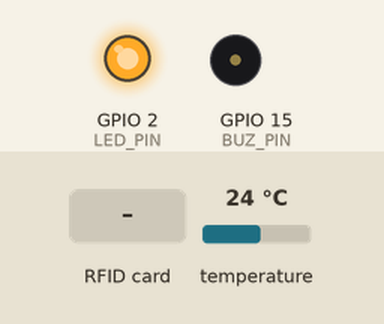
The sketch below on a simulated ESP8266 (NodeMCU). Shown: output pins drawn as LEDs (lit = HIGH), buzzer (waves = sounding, pin HIGH). Wiring (inferred from the names in the program): DS3231 clock at I2C address 0x68. The inputs (shaded band) are chosen by the test bench; at power-on: temperature 24 °C. WiFi joins after 1.5 s; servers stay silent unless stated; network time is answered at once with the bench clock; the local clock reads 2024-03-15 10:24:30 at power-on unless the sketch sets it; what the sketch prints to the serial monitor is not drawn.

Above: at 0.1 s.
At 4.5 s:
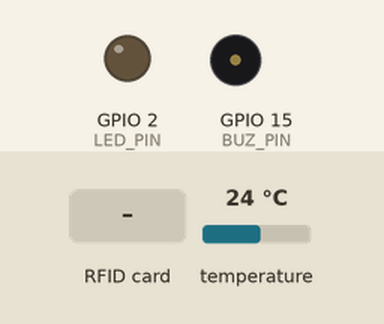
4.6 s: RFID card 5E 7A 19 C4 held to the reader
At 4.75 s:
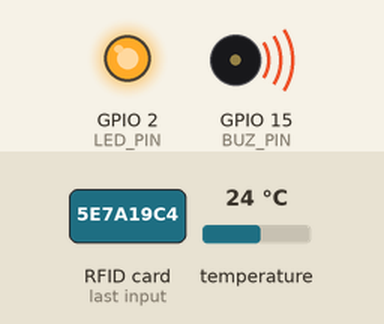
Timing chart, 0 to 7.6 s (numbered marks = the images above; inputs shaded):
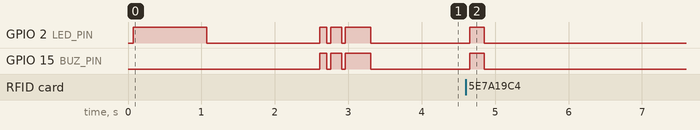

Measured:
- after the input at 4.6 s, GPIO 2 (LED_PIN), GPIO 15 (BUZ_PIN): LOW → HIGH after 0.05 s, → LOW 0.20 s later

The sketch:

kp_new.ino
```cpp
//RC522
#include <SPI.h>
#include <Wire.h>
#include <MFRC522.h>
//NTP & RTC
// #include <RTClib.h>
#include <ESP8266WiFi.h>
#include <WiFiUdp.h>
#include <NTPClient.h>

// #define DEBUG
#define DS3231_ADDRESS 0x68
#define SECONDS_PER_DAY 86400L

//240 - start, 245 - finish, 248 - check, 249 - clear
#define STATION_NUMBER 34
#define REBOOT_TIME 5000

typedef struct {
    uint8_t second;
    uint8_t minute;
    uint8_t hour;
    uint8_t day;
    uint8_t month;
    uint16_t year;
} DateTime;

const uint8_t daysInMonth[] = {31, 28, 31, 30, 31, 30, 31, 31, 30, 31, 30, 31};

DateTime datetime;
WiFiUDP ntpUDP;
NTPClient timeClient(ntpUDP, "ru.pool.ntp.org", 10800, 60000);

#define RC_CS_PIN 0
#define RC_RST_PIN 3
#define SDA_PIN 5
#define SCL_PIN 4
#define LED_PIN 2
#define BUZ_PIN 15
MFRC522 mfrc522(RC_CS_PIN, RC_RST_PIN);  // Create MFRC522 instance

uint8_t StationNo = STATION_NUMBER;
#define STATION_NO_INCREMENT 0

int approvedKeyIndex = 0;
#define amountOfKeys 9
byte keysArr[amountOfKeys][MFRC522::MF_KEY_SIZE] = {
  {0xFF, 0xFF, 0xFF, 0xFF, 0xFF, 0xFF},
  {0x65, 0xB7, 0x2E, 0x22, 0x4D, 0xBC},
  {0x00, 0x00, 0x00, 0x00, 0x00, 0x00},
  {0xa0, 0xa1, 0xa2, 0xa3, 0xa4, 0xa5}, // A0 A1 A2 A3 A4 A5
  {0xb0, 0xb1, 0xb2, 0xb3, 0xb4, 0xb5}, // B0 B1 B2 B3 B4 B5
  {0x4d, 0x3a, 0x99, 0xc3, 0x51, 0xdd}, // 4D 3A 99 C3 51 DD
  {0x1a, 0x98, 0x2c, 0x7e, 0x45, 0x9a}, // 1A 98 2C 7E 45 9A
  {0xd3, 0xf7, 0xd3, 0xf7, 0xd3, 0xf7}, // D3 F7 D3 F7 D3 F7
  {0xaa, 0xbb, 0xcc, 0xdd, 0xee, 0xff} // AA BB CC DD EE FF
};

void setup() {
 	Serial.begin(115200);		// Initialize serial communications with the PC
  ds3231_begin(SDA_PIN, SCL_PIN);
	delay(5);
  SPI.begin();		    // Init SPI bus
  mfrc522.PCD_Init();	// Init MFRC522 card
  delay(5);
  mfrc522.PCD_SetAntennaGain(mfrc522.RxGain_33dB); // было так в кп
  // mfrc522.PCD_SetAntennaGain(mfrc522.RxGain_23dB_2);
  mfrc522.PCD_AntennaOff();
  delay(5);
  mfrc522.PCD_AntennaOn();
  delay(5);
	mfrc522.PCD_DumpVersionToSerial();	// Show details of PCD - MFRC522 Card Reader details
	Serial.println(F("Scan PICC to see UID, SAK, type, and data blocks..."));

  Serial.println("\nScript for KP STATION ONLY!");
  pinMode(LED_PIN, OUTPUT);
  pinMode(BUZ_PIN, OUTPUT);
  digitalWrite(LED_PIN, HIGH);
  delay(1000);
  digitalWrite(LED_PIN, LOW);

    // Connect to WiFi
  char ssid[] = "wireless network"; // Replace with your WiFi SSID
  char password[] = "Vonf49TJxc3XnZRM"; // Replace with your WiFi password
  WiFi.begin(ssid, password);
  int tryes = 0;
  while (WiFi.status() != WL_CONNECTED && tryes < 30)
  {
    delay(500);
    Serial.print(".");
    tryes += 1;
  }
  if (WiFi.status() == WL_CONNECTED){
    Serial.println("Connected to WiFi");
    timeClient.begin();  // Start NTP client
    updateRTC(&timeClient, &datetime);
    Serial.println("RTC updated");
    //Stop All Connections
    timeClient.end();
  }
  else{
    Serial.println("No WIFI connection");
    signalyzeWifiError();
  }
  WiFi.disconnect();
  Serial.println("Stop connections");

  byte v = mfrc522.PCD_ReadRegister(mfrc522.VersionReg); //read register "VersionReg"
  if ((v == 0x00) || (v == 0xFF)){
    signalyzeError();
  } else {
    signalyzeReady();
  }
}

uint32_t  rebootTimer = millis();
uint32_t  tryTime = millis();

void loop() {
  if (millis() - rebootTimer >= REBOOT_TIME)
    rebootRFID();
  delay(20); // Упрощённо энергосбережение
  // Reset the loop if no new card present on the sensor/reader. This saves the entire process when idle.
  if ( ! mfrc522.PICC_IsNewCardPresent()){
    //Сигнализировать о том, что карта уже была считана
    return;
  }

  // Select one of the cards
  if ( ! mfrc522.PICC_ReadCardSerial())
    return;

  #ifdef DEBUG
  Serial.print(F("Card UID:"));
  dump_byte_array(mfrc522.uid.uidByte, mfrc522.uid.size);
  Serial.println();
  Serial.print(F("PICC type: "));
  MFRC522::PICC_Type piccType = mfrc522.PICC_GetType(mfrc522.uid.sak);
  Serial.println(mfrc522.PICC_GetTypeName(piccType));

  if (piccType != MFRC522::PICC_TYPE_MIFARE_1K) {
    Serial.println(F("This code only works with MIFARE 1K cards."));
    return;
  }
  #endif

  if (checkIn() == 1){
    signalyzeOK();
  }else {
    signalyzeError();
  }
  // bruteAuth(MFRC522::PICC_CMD_MF_AUTH_KEY_B, keysArr, amountOfKeys, 2);
  mfrc522.PICC_HaltA();
  mfrc522.PCD_StopCrypto1();
}

uint8_t checkIn(){
  #ifdef DEBUG
  Serial.println("Начало отметки на станции");
  #endif
  MFRC522::StatusCode status;
  byte buffer[18];
  byte size = sizeof(buffer);

  int keyNum = fastAuth(MFRC522::PICC_CMD_MF_AUTH_KEY_B, keysArr, amountOfKeys, 2, approvedKeyIndex);
  if (keyNum == -1){
    Serial.println("ошибка ключа перед записью кп");
    return -1;
  }
  approvedKeyIndex = keyNum;
  // Serial.println("Авторизовано");

  //Чтение блока 2 с данными о последней записанной станции и блоке
  status = mfrc522.MIFARE_Read(2, buffer, &size);
  if (status != MFRC522::STATUS_OK) {
    Serial.print(F("MIFARE_Read() failed: "));
    Serial.println(mfrc522.GetStatusCodeName(status));
    return -1;
  }

  // uint8_t prevStationNo = littleEndianToInt(&buffer[0], 1);
  // uint8_t addr = littleEndianToInt(&buffer[1], 1);
  uint8_t prevStationNo;
  uint8_t addr;
  memcpy(&prevStationNo, &buffer[0], 1);
  memcpy(&addr, &buffer[1], 1);
  #ifdef DEBUG
  Serial.println("Данные о записях:");
  Serial.println(prevStationNo);
  Serial.println(addr);
  #endif

  // dump_byte_array(buffer, 16);
  if (prevStationNo == StationNo){
    //signal уже записано
    Serial.println("Уже записано");
    digitalWrite(LED_PIN, HIGH);
    delay(100);
    digitalWrite(LED_PIN, LOW);
    delay(100);
    digitalWrite(LED_PIN, HIGH);
    delay(100);
    digitalWrite(LED_PIN, LOW);
    return 1;
  }

  addr = getNextAddr(addr);
  memcpy(&buffer[0], &StationNo, 1);
  ds3231_getDateTime(&datetime);
  intToLittleEndian(dateTimeToUnix(&datetime), &buffer[1], 4);
  intToLittleEndian(millis()%1000, &buffer[5], 2);
  keyNum = fastAuth(MFRC522::PICC_CMD_MF_AUTH_KEY_B, keysArr, amountOfKeys, addr, approvedKeyIndex); // getTrailerSectorAddr(addr)
  if (keyNum == -1){
    Serial.println("ошибка ключа при записи кп код -1");
    //signal ошибка ключа
    return -1;
  }
  if(!safe_write(addr, buffer, 16)){
    return -1;
  }

  //Запись в блок 2 факта отметки на текущей кп
  keyNum = fastAuth(MFRC522::PICC_CMD_MF_AUTH_KEY_B, keysArr, amountOfKeys, 2, approvedKeyIndex);
  if (keyNum == -1){
    Serial.println("ошибка ключа перед записью кп");
    return -1;
  }
  approvedKeyIndex = keyNum;
  memset(buffer, 0, 18);
  if (addr < 4) {addr = 4;}
  else if (addr > 62){return 0;}
  memcpy(&buffer[0], &StationNo, 1);
  memcpy(&buffer[1], &addr,      1);
  if(!safe_write(2, buffer, 16)){
    return -1;
  }

  //signal success check in
  Serial.println("success check in");
  StationNo += STATION_NO_INCREMENT;
  return 1;
}

uint8_t safe_write(byte block_addr, byte buffer[], byte bufferSize){
  MFRC522::StatusCode status;
  byte read_buffer[18];
  byte size = sizeof(read_buffer);
  bool FLAG = true;
  uint8_t iter = 0;
  // dump_byte_array(buffer, 16);
  do {
    FLAG = false;
    status = mfrc522.MIFARE_Write(block_addr, buffer, bufferSize);
    if (status != MFRC522::STATUS_OK ) {
      Serial.print(F("MIFARE_Write() failed: "));
      Serial.println(mfrc522.GetStatusCodeName(status));
      continue;
    }

    status = mfrc522.MIFARE_Read(block_addr, read_buffer, &size);
    if (status != MFRC522::STATUS_OK) {
      Serial.print("MIFARE_Read() failed: ");
      Serial.println(mfrc522.GetStatusCodeName(status));
      continue;
    }

    for (uint8_t i = 0; i < 16; i++){
      if (read_buffer[i] != buffer[i]){
        FLAG = true;
        continue;
      }
    }

    iter += 1;
  }while(FLAG && iter < 10);
  if (iter == 10){return false;}
  return true;
}

bool chipAuth(byte keyType, byte *key_, byte block){
  // int iters = 0;
  MFRC522::StatusCode status;
  MFRC522::MIFARE_Key key;
  for (int j=0; j<MFRC522::MF_KEY_SIZE; j++){
    key.keyByte[j] = key_[j];
  }
  #ifdef DEBUG
  Serial.println("Попытка использовать ключ:");
  // byte buffer[] = {key[0], key[1], key[2], key[3], key[4], key[5]}
  dump_byte_array(key.keyByte, 6);
  #endif
  status = mfrc522.PCD_Authenticate(keyType, block, &key, &(mfrc522.uid));

  if (status != MFRC522::STATUS_OK) {
    Serial.print(F("PCD_Authenticate() failed: "));
    Serial.print(block);
    Serial.println(mfrc522.GetStatusCodeName(status));
    return false;
  }

  // Serial.print(F("Success with key:"));
  // dump_byte_array((key).keyByte, MFRC522::MF_KEY_SIZE);
  return true;
}

int bruteAuth(byte keyType, byte keys[amountOfKeys][MFRC522::MF_KEY_SIZE], int keysAmount_, byte block){
  int iters;

  for (int i=0; i < keysAmount_; i++){

    if (chipAuth(keyType, keys[i], block)){
      return i;
    }
      // http://arduino.stackexchange.com/a/14316
    if ( ! mfrc522.PICC_IsNewCardPresent())
        break;
    if ( ! mfrc522.PICC_ReadCardSerial())
        break;
  }
  Serial.println("Ключ не найден");
  return -1;
}

int fastAuth(byte keyType, byte keys[amountOfKeys][MFRC522::MF_KEY_SIZE], int keysAmount_, byte block, int keyIndex){
  #ifdef DEBUG
  Serial.println("Использование последнего ключа");
  #endif
  if (chipAuth(keyType, keys[keyIndex], block)){
    return keyIndex;
  }else{
    Serial.println("Использование последнего ключа не удалось. Идёт подбор...");
    return bruteAuth(keyType, keys, keysAmount_, block);
  }
}

void rebootRFID(){
  #ifdef DEBUG
  Serial.println("reboot");
  #endif
  rebootTimer = millis();               // Обновляем таймер
  digitalWrite(RC_RST_PIN, HIGH);          // Сбрасываем модуль
  delayMicroseconds(2);                 // Ждем 2 мкс
  digitalWrite(RC_RST_PIN, LOW);           // Отпускаем сброс
  delay(5);
  mfrc522.PCD_Init();                      // Инициализируем заного
  delay(5);
  mfrc522.PCD_SetAntennaGain(mfrc522.RxGain_33dB);
  // mfrc522.PCD_SetAntennaGain(mfrc522.RxGain_23dB_2);
  mfrc522.PCD_AntennaOff();
  delay(5);
  mfrc522.PCD_AntennaOn();
  delay(5);
  return;
}

void intToLittleEndian(uint32_t num, byte *array, int length){ //max 4 bytes
  for (int i=0; i<length; i++){
    array[i] = (num >> (8*i)) & 0xFF;
  }
}

//Не работает
uint32_t littleEndianToInt(byte* byteArray, int size) {
    uint32_t number = 0;
    for (int i = 0; i < size; i++) {
        number |= (uint32_t)byteArray[i] << (i * 8); // Собираем число из байтов
    }
    // return number;
    return -1;
}

void dump_byte_array(byte *buffer, byte bufferSize) {
  for (byte i = 0; i < bufferSize; i++) {
    Serial.print(buffer[i] < 0x10 ? " 0" : " ");
    Serial.print(buffer[i], HEX);
  }
}

byte getNextAddr(uint8_t prevAddr){
  if ((prevAddr + 2) % 4 == 0){
    return prevAddr + 2;
  }
  return prevAddr + 1;
}

byte getTrailerSectorAddr(byte addr){
  return addr/4*4+3;
}

void signalyzeReady(){
  digitalWrite(LED_PIN, HIGH);
  digitalWrite(BUZ_PIN, HIGH);
  delay(100);
  digitalWrite(LED_PIN, LOW);
  digitalWrite(BUZ_PIN, LOW);
  delay(50);
  digitalWrite(LED_PIN, HIGH);
  digitalWrite(BUZ_PIN, HIGH);
  delay(150);
  digitalWrite(LED_PIN, LOW);
  digitalWrite(BUZ_PIN, LOW);
  delay(50);
  digitalWrite(LED_PIN, HIGH);
  digitalWrite(BUZ_PIN, HIGH);
  delay(350);
  digitalWrite(LED_PIN, LOW);
  digitalWrite(BUZ_PIN, LOW);
}
void signalyzeWifiError(){
  digitalWrite(LED_PIN, HIGH);
  digitalWrite(BUZ_PIN, HIGH);
  delay(400);
  digitalWrite(LED_PIN, LOW);
  digitalWrite(BUZ_PIN, LOW);
  delay(50);
  digitalWrite(LED_PIN, HIGH);
  digitalWrite(BUZ_PIN, HIGH);
  delay(300);
  digitalWrite(LED_PIN, LOW);
  digitalWrite(BUZ_PIN, LOW);
  delay(50);
  digitalWrite(LED_PIN, HIGH);
  digitalWrite(BUZ_PIN, HIGH);
  delay(150);
  digitalWrite(LED_PIN, LOW);
  digitalWrite(BUZ_PIN, LOW);
}

void signalyzeError(){
  digitalWrite(LED_PIN, HIGH);
  digitalWrite(BUZ_PIN, HIGH);
  delay(150);
  digitalWrite(LED_PIN, LOW);
  digitalWrite(BUZ_PIN, LOW);
  delay(75);
  digitalWrite(LED_PIN, HIGH);
  digitalWrite(BUZ_PIN, HIGH);
  delay(150);
  digitalWrite(LED_PIN, LOW);
  digitalWrite(BUZ_PIN, LOW);
  delay(75);
  digitalWrite(LED_PIN, HIGH);
  digitalWrite(BUZ_PIN, HIGH);
  delay(350);
  digitalWrite(LED_PIN, LOW);
  digitalWrite(BUZ_PIN, LOW);
}
void signalyzeOK(){
  digitalWrite(LED_PIN, HIGH);
  digitalWrite(BUZ_PIN, HIGH);
  delay(200);
  digitalWrite(LED_PIN, LOW);
  digitalWrite(BUZ_PIN, LOW);
 }


uint8_t bin2bcd(uint8_t val) { return val + 6 * (val / 10); }
uint8_t bcd2bin(uint8_t val) { return val - 6 * (val >> 4); }

void printDateTime(DateTime *dt){
  char buffer[50];  // Буфер для хранения строки
  sprintf(buffer, "Date: %04d-%02d-%02d Time: %02d:%02d:%02d", dt->year, dt->month, dt->day, dt->hour, dt->minute, dt->second);
  Serial.println(buffer);
}

bool isLeapYear(uint16_t year) {
    return (year % 4 == 0 && (year % 100 != 0 || year % 400 == 0));
}

// Инициализация DS3231
void ds3231_begin(uint8_t sda, uint8_t  scl) {
    Wire.begin(sda, scl);
}

void updateRTC(NTPClient *_timeClient, DateTime *dt)
{
    Serial.println("Time syncromizing...");
    (*_timeClient).update();  // Update time from NTP server
    unsigned long unix_epoch = (*_timeClient).getEpochTime();
    epochToDateTime(unix_epoch, dt);
    ds3231_setDateTime(dt);
    Serial.println("Time is successfully synchronized!");
}

// Установка времени на DS3231
void ds3231_setDateTime(const DateTime* dt) {
    Wire.beginTransmission(DS3231_ADDRESS);
    Wire.write(0x00); // Адрес регистра секунд
    Wire.write(bin2bcd(dt->second));
    Wire.write(bin2bcd(dt->minute));
    Wire.write(bin2bcd(dt->hour));
    Wire.write(0x07);
    Wire.write(bin2bcd(dt->day));
    Wire.write(bin2bcd(dt->month));
    Wire.write(bin2bcd(dt->year - 2000U)); // Год с 2000
    Wire.endTransmission();
}

// Чтение текущего времени с DS3231
void ds3231_getDateTime(DateTime* dt) {
    Wire.beginTransmission(DS3231_ADDRESS);
    Wire.write(0x00); // Адрес регистра секунд
    Wire.endTransmission();

    Wire.beginTransmission(DS3231_ADDRESS);
    Wire.requestFrom(DS3231_ADDRESS, 7);
    uint8_t time[7];
    uint8_t i = 0;
    while(Wire.available())
    {
      time[i] = Wire.read();
      i+=1;
    }
    if (i != 7){
      Serial.println(i);
    }
    Wire.endTransmission();

    Wire.beginTransmission(DS3231_ADDRESS); // начинаем новый обмен с DS3231
    Wire.write(byte(0x11)); // записываем адрес регистра, с которого начинается температура
    Wire.endTransmission(); // завершаем передачу
    i = 0; // обнуляем счётчик элементов массива
    byte temp[2]; // 2 байта для хранения температуры
    Wire.beginTransmission(DS3231_ADDRESS); // начинаем обмен с DS3231
    Wire.requestFrom(DS3231_ADDRESS, 2); // запрашиваем 2 байта у DS3231
    while(Wire.available())
    {
      temp[i] = Wire.read();
      i+=1;
    }
    Wire.endTransmission();

    dt->second = ((time[0] & 0x70) >> 4)*10 + (time[0] & 0x0F);
    dt->minute = ((time[1] & 0x70) >> 4)*10 + (time[1] & 0x0F);
    dt->hour   = ((time[2] & 0x30) >> 4)*10 + (time[2] & 0x0F);
    dt->day    = ((time[4] & 0x30) >> 4)*10 + (time[4] & 0x0F);
    dt->month  = ((time[5] & 0x30) >> 4)*10 + (time[5] & 0x0F);
    dt->year   = ((time[6] & 0xF0) >> 4)*10 + (time[6] & 0x0F) + 2000U;
}

void epochToDateTime(uint32_t epoch, DateTime* dt) {
    uint32_t seconds = epoch;
    // Расчет секунд, минут и часов
    dt->second = seconds % 60;
    seconds /= 60;
    dt->minute = seconds % 60;
    seconds /= 60;
    dt->hour = seconds % 24;

    // Расчет количества дней
    uint32_t days = seconds / 24;

    // Определяем год
    dt->year = 1970;
    while (days >= 365) {
        if (isLeapYear(dt->year)) {
            if (days >= 366) {
                days -= 366;
                dt->year++;
            } else {
                break;
            }
        } else {
            days -= 365;
            dt->year++;
        }
    }

    // Определяем месяц
    dt->month = 0;
    while (true) {
        uint8_t daysPerMonth = daysInMonth[dt->month];
        if (dt->month == 1 && isLeapYear(dt->year)) { // Если февраль и високосный год
            daysPerMonth = 29;
        }
        if (days < daysPerMonth) {
            break;
        }
        days -= daysPerMonth;
        dt->month++;
    }
    dt->month++; // Месяцы начинаются с 1

    // Определяем день
    dt->day = days + 1; // Дни начинаются с 1
}


uint32_t dateTimeToUnix(const DateTime* dt) {
    uint32_t unixTime = 0;
    uint16_t year = dt->year;

    // Добавляем секунды от 1970 до текущего года
    for (uint16_t y = 1970; y < year; y++) {
        unixTime += (isLeapYear(y) ? 366 : 365) * 86400; // Количество секунд в году
    }

    // Добавляем секунды за месяцы текущего года
    for (uint8_t m = 1; m < dt->month; m++) {
        unixTime += daysInMonth[m - 1] * 86400;
        // Если февраль и год високосный, добавляем 1 день
        if (m == 2 && isLeapYear(year)) {
            unixTime += 86400;
        }
    }

    // Добавляем секунды за дни текущего месяца
    unixTime += (dt->day - 1) * 86400;

    // Добавляем секунды за часы, минуты и секунды текущего дня
    unixTime += dt->hour * 3600;
    unixTime += dt->minute * 60;
    unixTime += dt->second;

    return unixTime;
}
```
